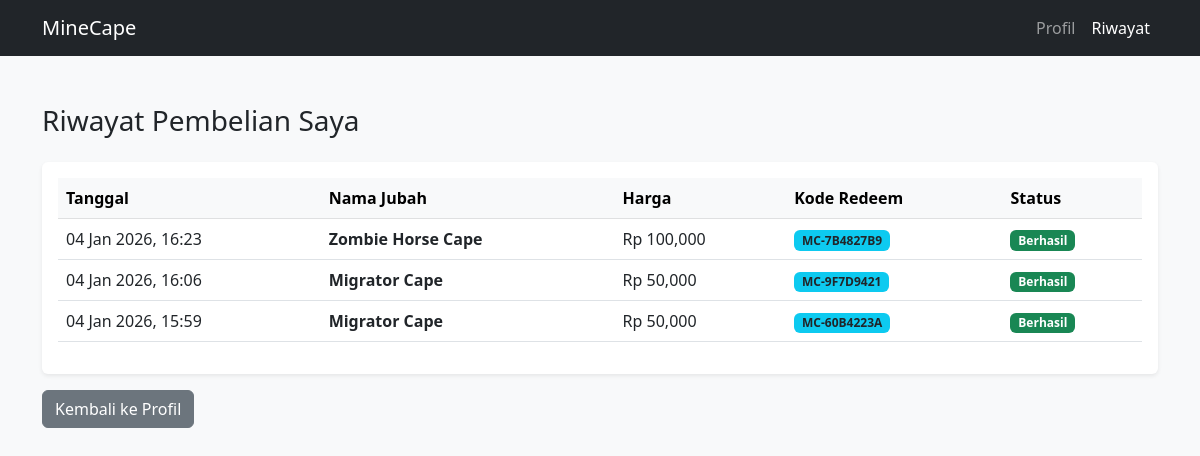
The page /riwayat.php (signed in) on the database its author committed.
### tables this page shows
CREATE TABLE `transaksi` (
  `id_transaksi` int(11) NOT NULL,
  `id_user` int(11) DEFAULT NULL,
  `id_item` int(11) DEFAULT NULL,
  `tanggal` datetime DEFAULT current_timestamp(),
  `kode_redeem` varchar(50) DEFAULT NULL
);

CREATE TABLE `capes` (
  `id_item` int(11) NOT NULL,
  `nama_item` varchar(100) NOT NULL,
  `deskripsi` text DEFAULT NULL,
  `harga` int(11) NOT NULL,
  `stok` int(11) NOT NULL,
  `gambar` varchar(255) DEFAULT NULL
);

### riwayat.php (the view, shortened to what this page needs)
<?php
include 'koneksi.php';
$id_user = $_SESSION['id_user'];
?>
<!DOCTYPE html>
<html>
<head>
    <link href="https://cdn.jsdelivr.net/npm/bootstrap@5.3.0/dist/css/bootstrap.min.css" rel="stylesheet">
</head>
<body class="bg-light">
    <nav class="navbar navbar-expand-lg navbar-dark bg-dark">
        <div class="container">
            <a class="navbar-brand" href="index.php">MineCape</a>
            <div class="navbar-nav">
                <a class="nav-link" href="profile.php">Profil</a>
                <a class="nav-link active" href="riwayat.php">Riwayat</a>
            </div>
        </div>
    </nav>
    <div class="container mt-5">
        <h3 class="mb-4">Riwayat Pembelian Saya</h3>
        <div class="card shadow-sm border-0">
            <div class="card-body">
                <table class="table table-hover">
                    <thead class="table-light">
                        <tr>
                            <th>Tanggal</th>
                            <th>Nama Jubah</th>
                            <th>Harga</th>
                            <th>Kode Redeem</th>
                            <th>Status</th>
                        </tr>
                    </thead>
                    <tbody>
                        <?php
                        $sql = "SELECT transaksi.*, capes.nama_item, capes.harga
                                FROM transaksi
                                JOIN capes ON transaksi.id_item = capes.id_item
                                WHERE transaksi.id_user = '$id_user'
                                ORDER BY transaksi.tanggal DESC";
                        $query = mysqli_query($koneksi, $sql);
                        if(mysqli_num_rows($query) > 0){
                            while($d = mysqli_fetch_array($query)){
                        ?>
                        <tr>
                            <td><?php echo date('d M Y, H:i', strtotime($d['tanggal'])); ?></td>
                            <td class="fw-bold"><?php echo $d['nama_item']; ?></td>
                            <td>Rp <?php echo number_format($d['harga']); ?></td>
                            <td><span class="badge bg-info text-dark"><?php echo $d['kode_redeem']; ?></span></td>
                            <td><span class="badge bg-success">Berhasil</span></td>
                        </tr>
                        <?php
                            }
                        } else {
                            echo "<tr><td colspan='5' class='text-center text-muted'>Belum ada transaksi. <a href='index.php'>Beli sekarang!</a></td></tr>";
                        }
                        ?>
                    </tbody>
                </table>
            </div>
        </div>
        <div class="mt-3">
            <a href="profile.php" class="btn btn-secondary">Kembali ke Profil</a>
        </div>
    </div>
</body>
</html>

### rows shown on the page
transaksi: tanggal "04 Jan 2026, 16:23", id_item.nama_item "Zombie Horse Cape", id_item.harga "100,000", kode_redeem "MC-7B4827B9"
transaksi: tanggal "04 Jan 2026, 16:06", id_item.nama_item "Migrator Cape", id_item.harga "50,000", kode_redeem "MC-9F7D9421"
transaksi: tanggal "04 Jan 2026, 15:59", id_item.nama_item "Migrator Cape", id_item.harga "50,000", kode_redeem "MC-60B4223A"
